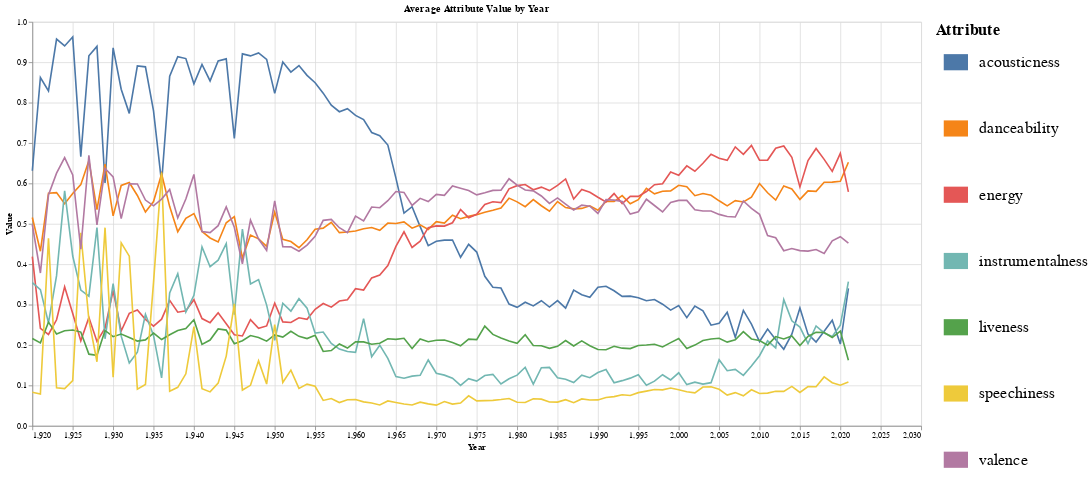

Here is the notebook cell this chart was saved with:
### Markdown cell above
# Attribute Line & Collaboration Line

### Code cell
%run attribute_line.ipynb

attr_line

### Figure 1 — Vega-Lite specification as saved in the notebook (floating-point values rounded to 4 significant figures; data arrays with more than 128 entries replaced by an {"elided": "..."} marker saying what was removed)
{"config": {"view": {"continuousWidth": 400, "continuousHeight": 300}, "legend": {"labelFontSize": 20, "symbolSize": 900, "symbolStrokeWidth": 20, "titleFontSize": 20}}, "data": {"name": "data-b8aa41fa098b86a0c16d868d7088df3f"}, "mark": "line", "encoding": {"color": {"type": "nominal", "field": "Attribute"}, "opacity": {"condition": {"value": 1, "selection": "selector013"}, "value": 0.2}, "x": {"type": "quantitative", "field": "Year"}, "y": {"type": "quantitative", "field": "Value"}}, "height": 500, "selection": {"selector013": {"type": "multi", "fields": ["Attribute"], "bind": "legend"}}, "title": "Average Attribute Value by Year", "width": 1100, "$schema": "https://vega.github.io/schema/vega-lite/v4.8.1.json", "datasets": {"data-b8aa41fa098b86a0c16d868d7088df3f": {"elided": "714 records"}}}
